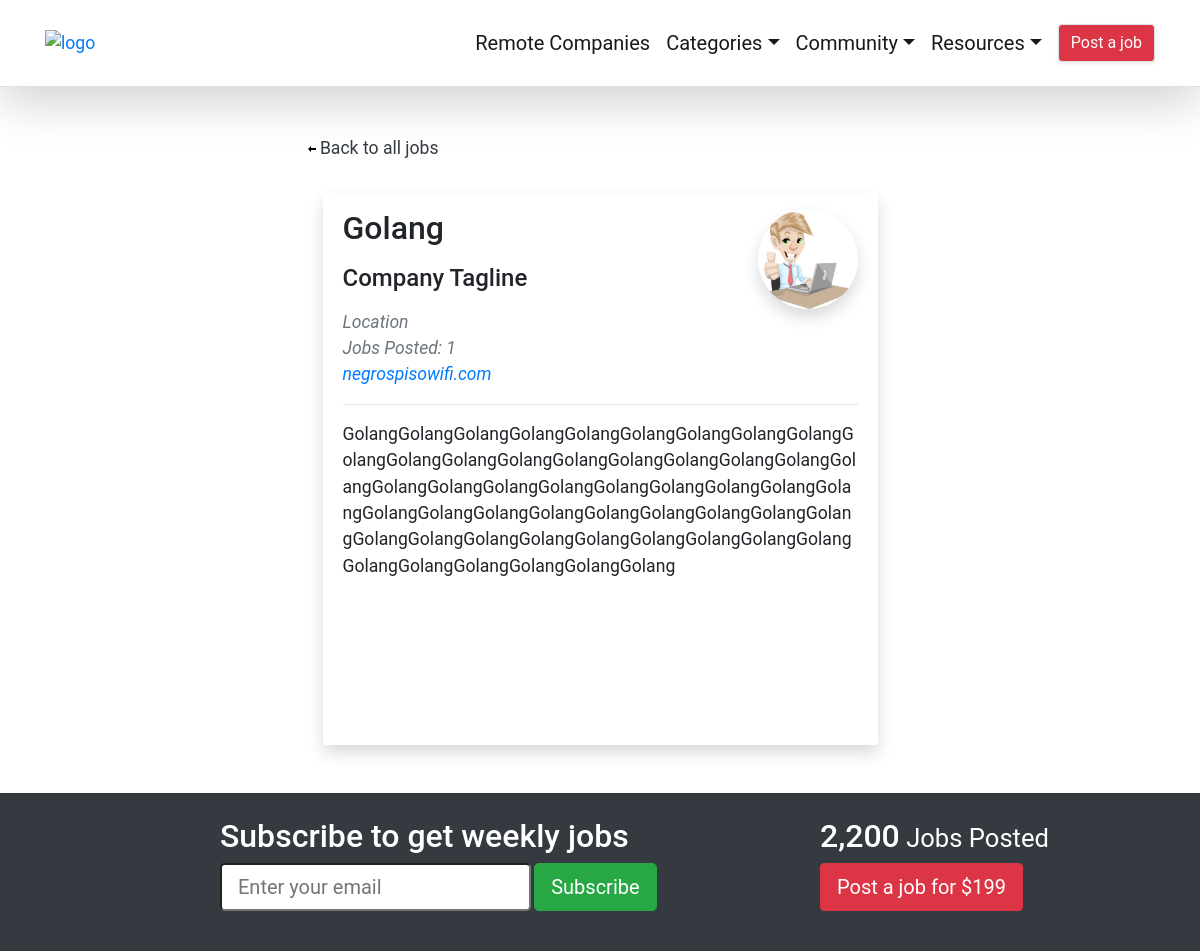
/company_detail/2/, run on the app's committed database.
### company/models.py (models this page shows)
class Company(models.Model):
	name = models.CharField(max_length=50, null=True)
	email = models.CharField(max_length=50, null=True)
	logo = models.ImageField(upload_to='images/companies/')
	tagline = models.CharField(max_length=50, null=True)
	website = models.CharField(max_length=50, null=True)
	description = models.CharField(max_length=50, null=True)

### company/views.py (the view)
# urls.py: path('company_detail/<int:companyId>/', 	views.company_detail, 	name='company-detail')
def company_detail(request, companyId):
	company_detail = company.get_company_by_id(companyId)
	job_posted = company.get_all_job_posted(companyId)
	category_list = category.get_category_list()
	return render(request, 'company/company_detail.html',
				 {'company':company_detail,
				  'job_posted':job_posted,
				  'category_list':category_list})

### category/viewmodels.py (called while the page is built)
	def get_category_list(self):
		category_list = Category.objects.all()
		return category_list

### company/viewmodels.py (called while the page is built)
	def get_company_by_id(self, companyId):
		company = Company.objects.get(id=companyId)
		return company

	def get_all_job_posted(self, companyId):
		company = Company.objects.get(id=companyId)
		job_posted = len(Jobs.objects.filter(company=company.email))
		return job_posted

### company/templates/company/company_detail.html
{% extends "main.html" %}
{% block content_additions %}
<div class="row justify-content-md-center mt-5">
  <div class="col-sm-6">
    <a href="/jobs/" class="" style="color: #343a40"><img src="/static/assets/vendor/iconic/svg/arrow-thick-left.svg"> Back to all jobs</a>
  </div>
</div>
<div class="row justify-content-md-center mt-3">
<div class="col-sm-6">
<div class="container mt-3">
	<div class="card border-0">
		<div class="card-body rounded shadow py-3 border-primary">
			<h2 class="card-title mb-3">{{company.name}}
				<img src="/media/{{company.logo}}" class="float-right shadow rounded-circle" width="100" height="100">
				<h4 class="card-title mb-3">Company Tagline</h4>
			</h2>
			<i class="text-muted">Location</i><br>
			<i class="text-muted">Jobs Posted: {{job_posted}}</i><br>
			<i class="text-muted"><a href="http://{{company.website}}" target="_blank">{{company.website}}</i></a>
			 <div class="row">
             		<div class="col"><hr></div>
             </div>
			<p class="card-text" style="padding-bottom: 150px">
				{{company.description}}
			</p>
		</div>
	</div>
</div>
</div>
</div>
{% endblock %}

### templates/main.html (shortened to what this page needs)
<!DOCTYPE html>
<html lang="en">
<head>
  <link href="/static/assets/vendor/bootstrap/css/bootstrap.css" rel="stylesheet">
  <link href="https://stackpath.bootstrapcdn.com/font-awesome/4.7.0/css/font-awesome.min.css" rel="stylesheet">
</head>
<body>
  {% include "header.html" %}
  {% block content_additions %}{% endblock %}
  {% include "footer.html" %}
</body>
</html>

### templates/header.html (shortened to what this page needs)
<nav class="sticky-top navbar navbar-expand-lg border-bottom navbar-light bg-white static-top shadow-lg">
  <div class="container">
    <a href="/jobs/"><img src="/static/images/logo6.png" height="35" alt="logo"></a>
    <div class="collapse navbar-collapse" id="navbarResponsive">
      <ul class="navbar-nav ml-auto navBar">
        <li class="nav-item">
          <a class="navbar-brand" href="/companies/">Remote Companies</a>
        </li>
        <li class="nav-item dropdown">
          <a class="navbar-brand dropdown-toggle" data-toggle="dropdown" href="#">Categories</a>
        </li>
        <li class="nav-item dropdown">
          <a class="navbar-brand dropdown-toggle" data-toggle="dropdown" href="#">Community</a>
        </li>
        <li class="nav-item dropdown">
          <a class="navbar-brand dropdown-toggle" data-toggle="dropdown" href="#">Resources</a>
        </li>
      </ul>
      <ul class="list-unstyled">
        <button class="btn btn-danger mt-3 btn-md border shadow-sm" onclick="location.href='{% url 'jobs:create-job' %}'">Post a job</button>
      </ul>
    </div>
  </div>
</nav>

### templates/footer.html
<div class="sticky-bottom py-4 mt-5 text-white bg-dark">
		<div class="row">
			<div class="col-md-6 ml-auto offset-md-3">
				<section class="home-newsletter">
				<div class="container">
					<div class="row">
						<div class="col">
							<div class="single">
								<h2>Subscribe to get weekly jobs</h2>
							<div class="input-group">
						         <input type="email" class="form-control-lg" placeholder="Enter your email"  style="margin-right: 0.2rem">
						         <span class="input-group-btn">
						         <button class="btn btn-success btn-theme btn-lg" type="submit">Subscribe</button>
						         </span>
						          </div>
							</div>
						</div>
					</div>
				</div>
				</section>
			</div>
		<div class="col-4">
				<h2>2,200<span class="small"> Jobs Posted</span></h2>
         		<ul class="list-unstyled">
			<button class="btn btn-danger btn-lg rounded" onclick="location.href='{% url 'jobs:create-job' %}'">Post a job for $199</button>
		</ul>
         </div>
	</div>
</div>

### data on the page
Company: name "Golang", logo (picture), website "negrospisowifi.com", description "GolangGolangGolangGolangGolangGolangGolangGolangGolangGolangGolangGolangGolangGolangGolangGolangGolangGolangGolangGolangGolangGolangGolangGolangGolangGolangGolangGolangGolangGolangGolangGolangGolangGolangGolangGolangGolangGolangGolangGolangGolangGolangGolangGolangGolangGolangGolangGolangGolangGolangGolangGolang"

### other printed values
{{ job_posted }} "1"
